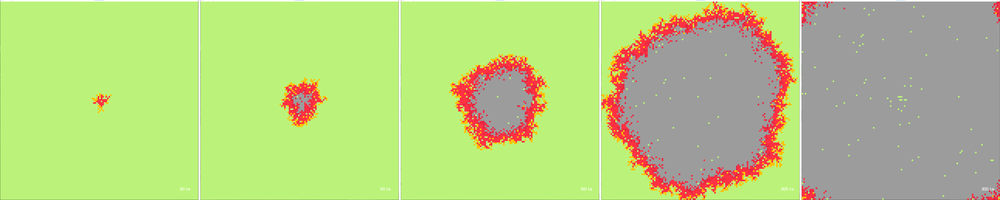
#> input picture Experiments/Experiment1_Visualization/Nova pasta/imagens_montadas/experimento_1.png, 1000 x 200 px, shrunk from 5170 x 1033 before the run
$ python script.py
#> lines starting #> are read from the running program, lines starting #| are printed output that depends on the picture
from PIL import Image
import os

# Configurações
num_linhas = 3
num_colunas = 2
gap_horizontal = 30  # Espaço entre colunas
gap_vertical = 30    # Espaço entre linhas

# Nomes das imagens dos experimentos já montados
imagens_experimentos = [
    "experimento_1.png",
    "experimento_2.png",
    "experimento_3.png",
    "experimento_4.png",
    "experimento_5.png",
    "experimento_6.png"
]

# Verificação básica
if len(imagens_experimentos) != num_linhas * num_colunas:
    raise ValueError("Número de imagens não corresponde ao layout 3x2.")

# Carrega todas as imagens
imagens = [Image.open(img) for img in imagens_experimentos]
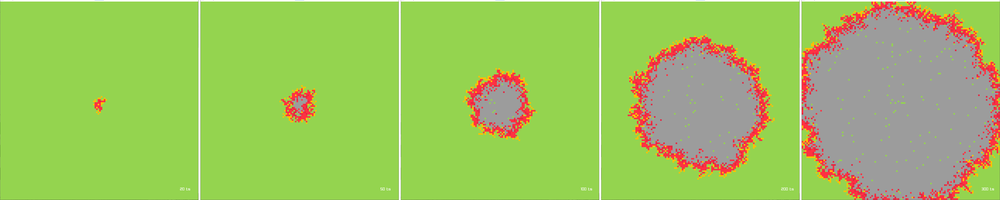
#> input picture Experiments/Experiment1_Visualization/Nova pasta/imagens_montadas/experimento_2.png, 1000 x 200 px, shrunk from 5170 x 1033 before the run
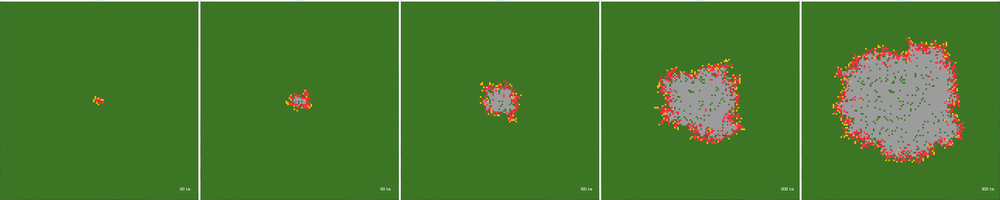
#> input picture Experiments/Experiment1_Visualization/Nova pasta/imagens_montadas/experimento_3.png, 1000 x 200 px, shrunk from 5170 x 1033 before the run
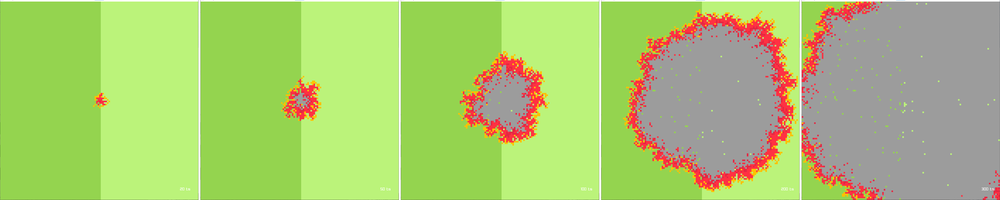
#> input picture Experiments/Experiment1_Visualization/Nova pasta/imagens_montadas/experimento_4.png, 1000 x 200 px, shrunk from 5170 x 1033 before the run
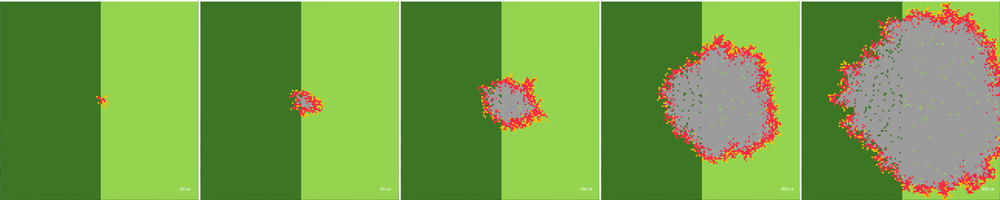
#> input picture Experiments/Experiment1_Visualization/Nova pasta/imagens_montadas/experimento_5.png, 1000 x 200 px, shrunk from 5170 x 1033 before the run
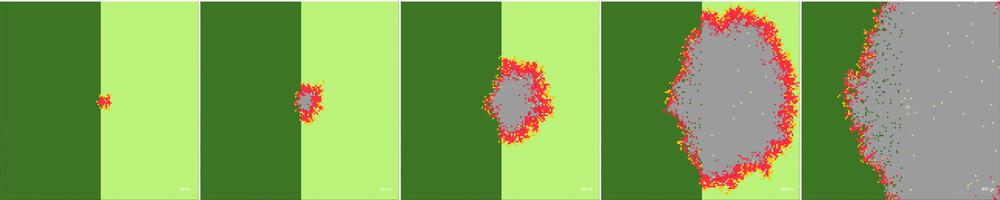
#> input picture Experiments/Experiment1_Visualization/Nova pasta/imagens_montadas/experimento_6.png, 1000 x 200 px, shrunk from 5170 x 1033 before the run
#> imagens = 6 items

# Supondo que todas tenham o mesmo tamanho
largura_individual, altura_individual = imagens[0].size
#> largura_individual = 1000; altura_individual = 200

# Calcula tamanho da imagem final
largura_total = num_colunas * largura_individual + (num_colunas - 1) * gap_horizontal
#> largura_total = 2030
altura_total = num_linhas * altura_individual + (num_linhas - 1) * gap_vertical
#> altura_total = 660

# Cria imagem final em branco
imagem_final = Image.new("RGB", (largura_total, altura_total), color=(255, 255, 255))
#> imagem_final: PIL image 2030x660 RGB; every value is 255

# Coloca cada imagem na posição correta
for idx, img in enumerate(imagens):
    linha = idx % num_linhas
    coluna = idx // num_linhas

    x = coluna * (largura_individual + gap_horizontal)
    y = linha * (altura_individual + gap_vertical)

    imagem_final.paste(img, (x, y))
#> this loop made 6 passes
#> (linha, coluna, x, y) on passes 1 to 6: (0, 0, 0, 0), (1, 0, 0, 230), (2, 0, 0, 460), (0, 1, 1030, 0), (1, 1, 1030, 230), (2, 1, 1030, 460)
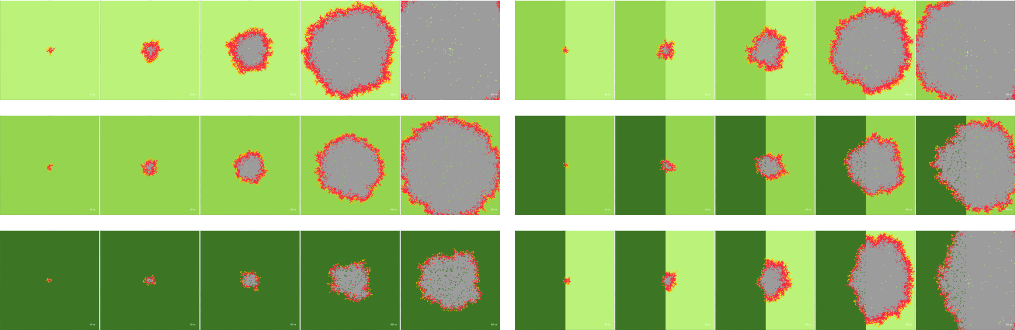
#> imagem_final: PIL image 2030x660 RGB (shown at 1/2 size); mean R, G, B 149.4, 181.9, 108.3

# Salva imagem final
output_path = "experimentos_grid_3x2.png"
imagem_final.save(output_path)
print(f"[OK] Grade final salva como: {output_path}")
